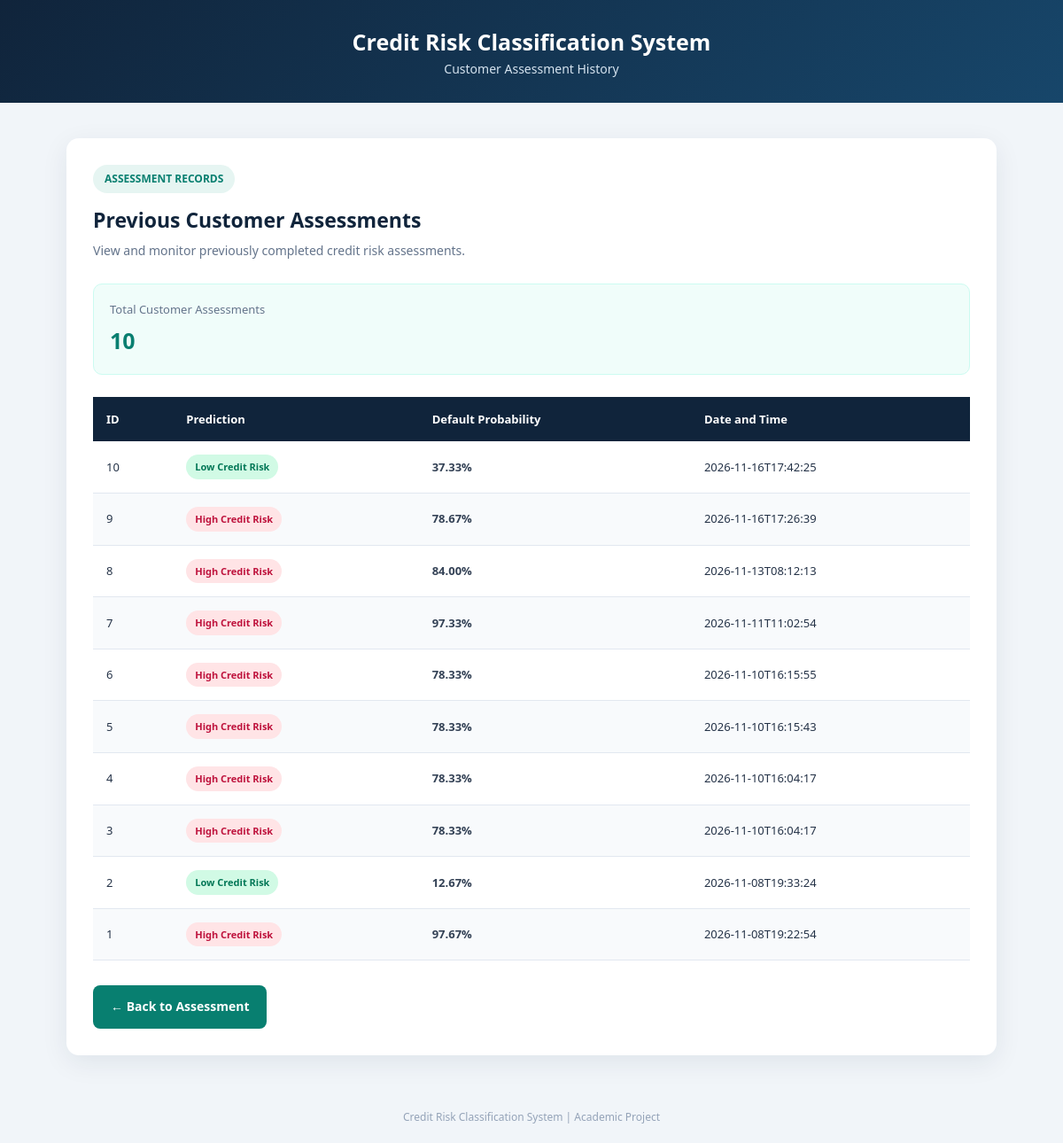
The app's page /history with its own data.
### tables this page shows
CREATE TABLE predictions (
            id INTEGER PRIMARY KEY AUTOINCREMENT,
            customer_data TEXT NOT NULL,
            prediction TEXT NOT NULL,
            probability REAL,
            created_at TEXT NOT NULL
        );

### app.py (the view)
@app.route("/history")
def history():
    connection = sqlite3.connect("database/predictions.db")
    connection.row_factory = sqlite3.Row
    records = connection.execute(
        "SELECT * FROM predictions ORDER BY id DESC"
    ).fetchall()
    connection.close()
    return render_template("history.html", records=records)

### templates/history.html (shortened to what this page needs)
<!DOCTYPE html>
<html lang="en">
<head>
</head>
<body>
<header class="header">
    <h1>Credit Risk Classification System</h1>
    <p>Customer Assessment History</p>
</header>
<main class="container">
    <span class="top-label">ASSESSMENT RECORDS</span>
    <h2>Previous Customer Assessments</h2>
    <p class="description">
        View and monitor previously completed credit risk assessments.
    </p>
    <div class="summary">
        <p>Total Customer Assessments</p>
        <h3>{{ records|length }}</h3>
    </div>
    <div class="table-wrapper">
        <table>
            <thead>
                <tr>
                    <th>ID</th>
                    <th>Prediction</th>
                    <th>Default Probability</th>
                    <th>Date and Time</th>
                </tr>
            </thead>
            <tbody>
                {% for record in records %}
                <tr>
                    <td>{{ record.id }}</td>
                    <td>
                        {% if record.prediction == "High Credit Risk (Default)" %}
                          <span class="risk high-risk">
                                High Credit Risk
                                 </span>
                                    {% else %}
                                    <span class="risk low-risk">
                                      Low Credit Risk
                     </span>
                            {% endif %}
                    </td>
                    <td class="probability">
                        {% if record.probability is not none %}
                            {{ "%.2f"|format(record.probability * 100) }}%
                        {% else %}
                            N/A
                        {% endif %}
                    </td>
                    <td>{{ record.created_at }}</td>
                </tr>
                {% else %}
                <tr>
                    <td colspan="4" class="empty">
                        No assessment records available yet.
                    </td>
                </tr>
                {% endfor %}
            </tbody>
        </table>
    </div>
    <div class="actions">
        <a href="/" class="btn">
            ← Back to Assessment
        </a>
    </div>
</main>
<footer class="footer">
    Credit Risk Classification System | Academic Project
</footer>
</body>
</html>

### templates/history.html (style rules this page uses)
* { margin: 0; padding: 0; box-sizing: border-box; }
body { font-family: "Segoe UI", Arial, sans-serif; background: #f1f5f9; color: #243247; line-height: 1.6; }
.header { background: linear-gradient(135deg, #10243b, #17466a); color: white; text-align: center; padding: 27px 15px; }
.header h1 { font-size: 25px; }
.header p { color: #d5e3ef; font-size: 14px; }
.container { max-width: 1050px; margin: 40px auto; padding: 30px; background: white; border-radius: 14px; box-shadow: 0 8px 30px rgba(15, 35, 60, 0.08); }
.top-label { display: inline-block; background: #e6f5f2; color: #087f70; padding: 6px 13px; border-radius: 20px; font-size: 12px; font-weight: 700; margin-bottom: 12px; }
.container h2 { color: #10243b; font-size: 23px; margin-bottom: 6px; }
.description { color: #64748b; font-size: 14px; margin-bottom: 25px; }
.summary { background: #f0fdfa; border: 1px solid #ccfbf1; padding: 18px; border-radius: 10px; margin-bottom: 25px; }
.summary p { color: #64748b; font-size: 13px; }
.summary h3 { color: #087f70; font-size: 25px; margin-top: 4px; }
.table-wrapper { width: 100%; overflow-x: auto; }
table { width: 100%; border-collapse: collapse; min-width: 650px; }
th { background: #10243b; color: white; padding: 15px; text-align: left; font-size: 13px; white-space: nowrap; }
td { padding: 15px; border-bottom: 1px solid #e2e8f0; font-size: 13px; }
tbody tr:nth-child(even) { background: #f8fafc; }
.risk { display: inline-block; padding: 5px 10px; border-radius: 20px; font-size: 11px; font-weight: 700; white-space: nowrap; }
.high-risk { background: #ffe4e6; color: #be123c; }
.low-risk { background: #d1fae5; color: #047857; }
.probability { font-weight: 700; color: #334155; }
.actions { margin-top: 28px; }
.btn { display: inline-block; background: #087f70; color: white; padding: 13px 20px; border-radius: 8px; text-decoration: none; font-size: 14px; font-weight: 700; transition: 0.25s; }
.footer { text-align: center; color: #94a3b8; font-size: 12px; padding: 20px; }

### records on screen
predictions: id "10", shows "Low Credit Risk", record.probability*100 "37.33", created_at "2026-11-16T17:42:25"
predictions: id "9", shows "High Credit Risk", record.probability*100 "78.67", created_at "2026-11-16T17:26:39"
predictions: id "8", shows "High Credit Risk", record.probability*100 "84.00", created_at "2026-11-13T08:12:13"
predictions: id "7", shows "High Credit Risk", record.probability*100 "97.33", created_at "2026-11-11T11:02:54"
predictions: id "6", shows "High Credit Risk", record.probability*100 "78.33", created_at "2026-11-10T16:15:55"
predictions: id "5", shows "High Credit Risk", record.probability*100 "78.33", created_at "2026-11-10T16:15:43"
predictions: id "4", shows "High Credit Risk", record.probability*100 "78.33", created_at "2026-11-10T16:04:17"
predictions: id "3", shows "High Credit Risk", record.probability*100 "78.33", created_at "2026-11-10T16:04:17"
predictions: id "2", shows "Low Credit Risk", record.probability*100 "12.67", created_at "2026-11-08T19:33:24"
predictions: id "1", shows "High Credit Risk", record.probability*100 "97.67", created_at "2026-11-08T19:22:54"

### other values on screen
{{ records|length }} "10"
